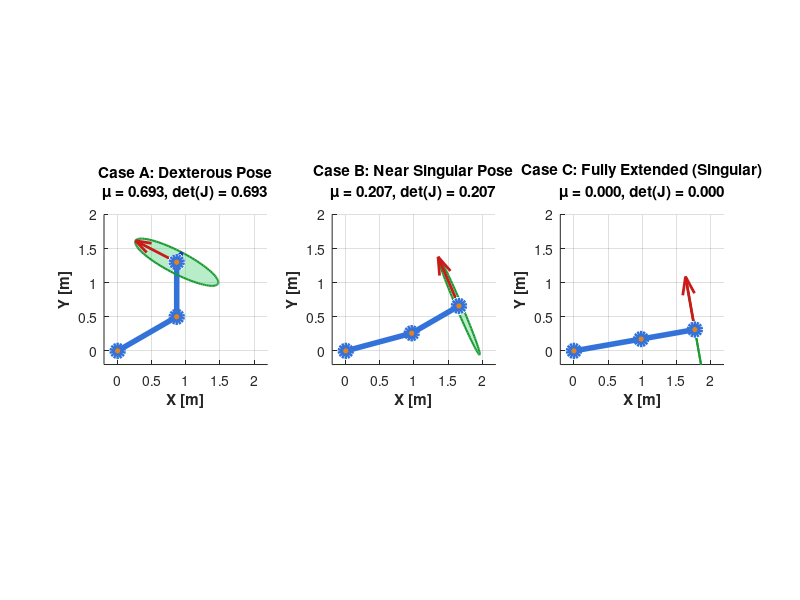

Source code (MATLAB):
%% [Ch5] 자코비안, 속도 및 정적 힘 (Jacobians, Velocities and Static Forces)
% =========================================================================
% 설명:
%   본 스크립트는 매니퓰레이터의 자코비안(Jacobian) 행렬을 유도하고,
%   관절 속도와 엔드이펙터 속도 사이의 미분 기구학 관계, 정적 힘 전달(tau = J^T * F),
%   기구학적 특이점(Singularity) 및 가조작성 타원체(Manipulability Ellipsoid)를 작도합니다.
%
% 주요 학습 내용:
%   1. 2자유도 평면 로봇의 기하학적 자코비안 J(q) 계산 (v = J * q_dot)
%   2. 정적 힘 전달 관계 (tau = J^T * F) 및 가상 일의 원리
%   3. 특이점 판별 (det(J) = 0 또는 cond(J) -> inf)
%   4. Yoshikawa 가조작성 지수 w = sqrt(det(J * J^T)) 계산
%   5. 엔드이펙터에서의 속도 타원체(Velocity Ellipsoid) 시각화
% =========================================================================

clc; clear; close all;

fprintf('=================================================================\n');
fprintf('  [Ch5] 자코비안 및 가조작성 속도 타원체 시뮬레이션\n');
fprintf('=================================================================\n\n');

%% 1. 로봇 링크 파라미터 정의
l1 = 1.0;   % [m]
l2 = 0.8;   % [m]

% 세 가지 대표 자세에 대한 관절 각도 설정
% Case A: 일반적인 자세 (높은 가조작성)
% Case B: 특이점에 가까운 자세 (팔이 거의 펴짐)
% Case C: 완전한 특이점 (theta2 = 0, 완전히 펴짐)
cases = {
    'Case A: Dexterous Pose',    [deg2rad(30), deg2rad(60)];
    'Case B: Near Singular Pose', [deg2rad(15), deg2rad(15)];
    'Case C: Fully Extended (Singular)', [deg2rad(10), 0]
};

figure('Name', 'Ch5: Jacobians & Manipulability Ellipsoids', 'NumberTitle', 'off', ...
       'Color', 'w', 'Position', [100, 100, 1200, 450]);

for c_idx = 1:3
    case_name = cases{c_idx, 1};
    q = cases{c_idx, 2};
    th1 = q(1);
    th2 = q(2);
    
    %% 2. 순기구학 및 자코비안 계산
    x_ee = l1*cos(th1) + l2*cos(th1 + th2);
    y_ee = l1*sin(th1) + l2*sin(th1 + th2);
    
    % 자코비안 행렬: J = [dx/dth1, dx/dth2; dy/dth1, dy/dth2]
    J = [
        -l1*sin(th1) - l2*sin(th1 + th2),  -l2*sin(th1 + th2);
         l1*cos(th1) + l2*cos(th1 + th2),   l2*cos(th1 + th2)
    ];

    % 자코비안 행렬식: det(J) = l1 * l2 * sin(th2)
    det_J = det(J);
    
    % Yoshikawa 가조작성 지수 w = sqrt(det(J * J^T))
    w_manip = sqrt(det(J * J'));
    
    fprintf('--- [%s] ---\n', case_name);
    fprintf(' 관절 각도: th1 = %.1f deg, th2 = %.1f deg\n', rad2deg(th1), rad2deg(th2));
    fprintf(' 엔드이펙터 위치: (x, y) = (%.3f, %.3f) m\n', x_ee, y_ee);
    fprintf(' 자코비안 행렬 J(q):\n');
    disp(J);
    fprintf(' det(J) = %.4f | 가조작성 지수 w = %.4f\n\n', det_J, w_manip);

    %% 3. 속도 타원체 (Velocity Ellipsoid) 계산
    % ||q_dot|| <= 1 인 단위 관절 속도 구에 대응하는 엔드이펙터 속도: v^T * (J * J^T)^-1 * v <= 1
    % SVD (Singular Value Decomposition): J = U * S * V^T
    [U, S, ~] = svd(J);
    sigma1 = S(1, 1);
    sigma2 = S(2, 2);
    
    % 타원체 작도 점 생성
    phi_t = linspace(0, 2*pi, 100);
    circle_pts = [cos(phi_t); sin(phi_t)];
    % 속도 타원 점들: v_ellipse = J * circle_pts
    v_ellipse = J * circle_pts * 0.4; % 보기 좋게 스케일 조정 (0.4)
    
    %% 4. 서브플롯 시각화
    subplot(1, 3, c_idx);
    hold on; grid on; axis equal;
    
    % 로봇 링크 위치
    p0 = [0, 0];
    p1 = [l1*cos(th1), l1*sin(th1)];
    p2 = [x_ee, y_ee];
    
    % 링크 작도
    plot([p0(1), p1(1), p2(1)], [p0(2), p1(2), p2(2)], '-o', ...
         'LineWidth', 4, 'Color', [0.2 0.45 0.85], 'MarkerSize', 8, ...
         'MarkerFaceColor', [0.9 0.5 0.1]);
     
    % 속도 타원체 작도 (엔드이펙터 중심)
    ellipse_x = x_ee + v_ellipse(1, :);
    ellipse_y = y_ee + v_ellipse(2, :);
    patch(ellipse_x, ellipse_y, [0.2 0.8 0.4], 'FaceAlpha', 0.35, 'EdgeColor', [0.1 0.6 0.2], 'LineWidth', 1.5);
    
    % 주축 방향 화살표 (U1, U2 방향 벡터)
    quiver(x_ee, y_ee, U(1,1)*sigma1*0.4, U(2,1)*sigma1*0.4, 0, 'Color', [0.8 0.1 0.1], 'LineWidth', 2);
    quiver(x_ee, y_ee, U(1,2)*sigma2*0.4, U(2,2)*sigma2*0.4, 0, 'Color', [0.1 0.2 0.8], 'LineWidth', 2);
    
    title(sprintf('%s\n\\mu = %.3f, det(J) = %.3f', case_name, w_manip, det_J), 'FontSize', 11, 'FontWeight', 'bold');
    xlabel('X [m]', 'FontWeight', 'bold'); ylabel('Y [m]', 'FontWeight', 'bold');
    xlim([-0.2, 2.2]); ylim([-0.2, 2.0]);
    hold off;
end

fprintf(' 자코비안 및 가조작성 타원체 시각화 완료.\n');
